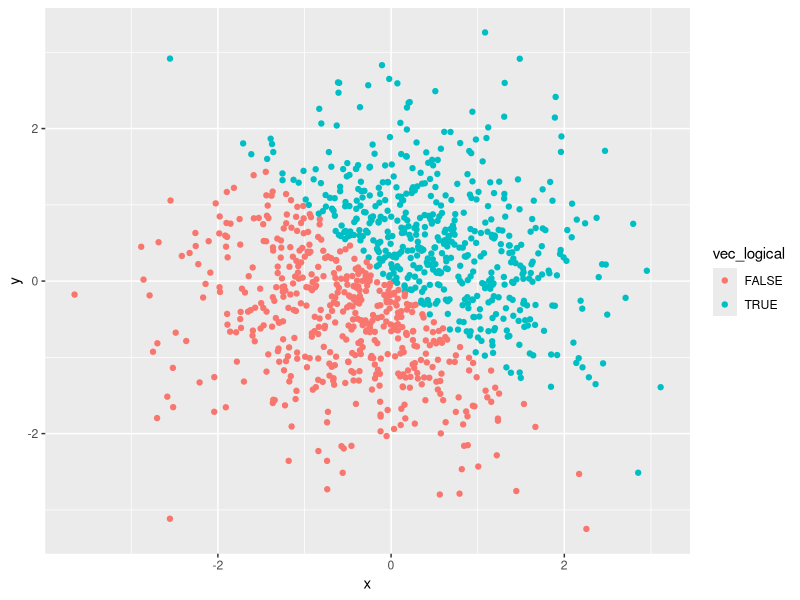
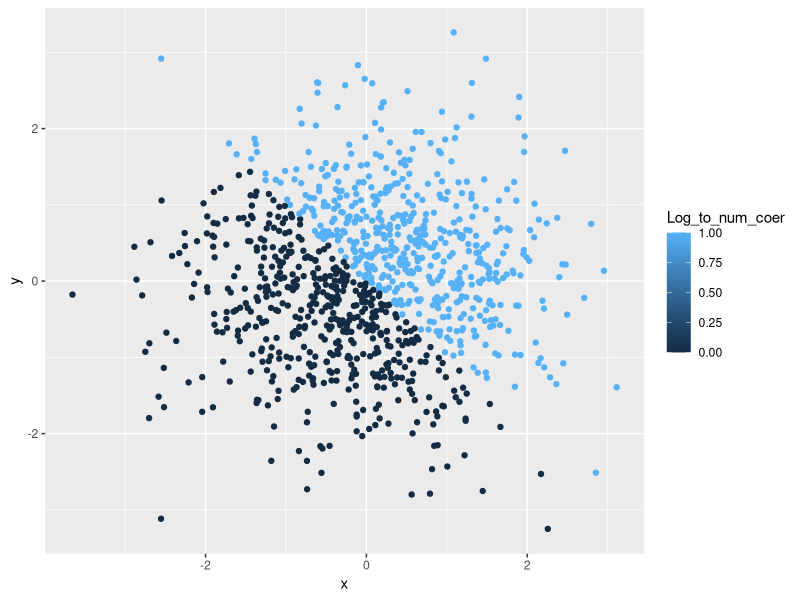
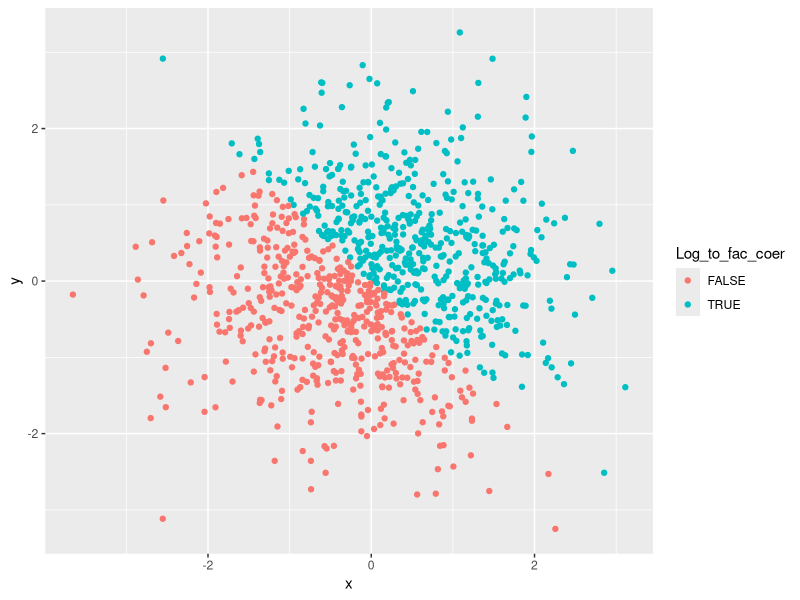
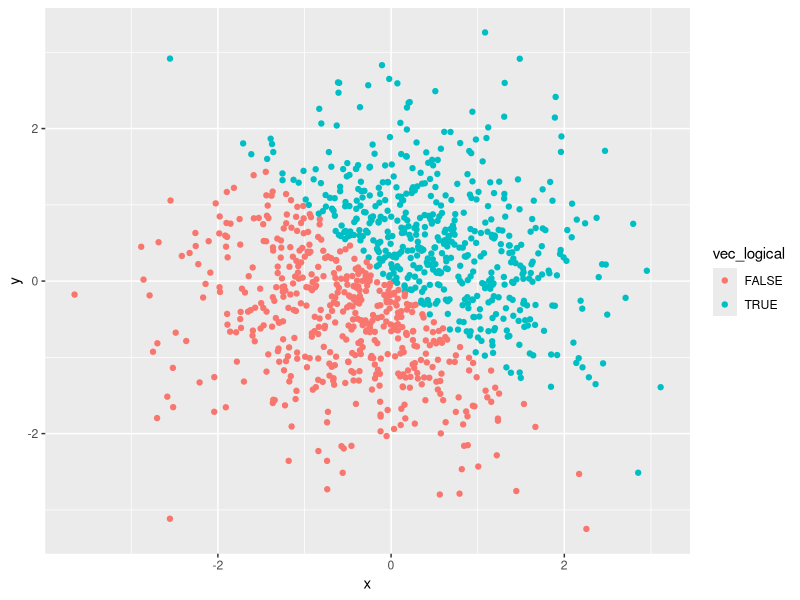

R code for these plots, in order:
## ---- chunk 1
library(tidyverse)
library(ggplot2)
## ---- chunk 2
p1data = tibble(
  vec_numeric = runif(10, min=0, max=5),
  vec_char = c("a", "b", "c", "d","e","f","g","h","i","j"),
  vec_factor = factor(c("male", "male", "female", "female","male", "male", "female", "female","male", "male")),
  vec_logical = as.logical(vec_numeric>2)
)

## ---- chunk 3
p1_log_to_num = as.numeric(p1data$vec_logical)
p1_fac_to_num = as.numeric(p1data$vec_factor)
p1_char_to_num = as.numeric(p1data$vec_char)
## ---- chunk 4
p1_char_to_fac_to_num = as.numeric(as.factor(p1data$vec_char))
p1_fac_to_char_to_num = as.numeric(as.character(p1data$vec_factor))
## ---- chunk 5
p2data = tibble(
  x = rnorm(1000,mean=0),
  y = rnorm(1000,mean=0),
  vec_logical = as.logical(x + y >0),
  Log_to_num_coer = as.numeric (vec_logical),
  Log_to_fac_coer = as.factor(vec_logical)
)
## ---- chunk 6
ggplot(p2data,
       aes(y = y, x = x, color = vec_logical)) + geom_point()
ggsave("problem2_xvsy_log.pdf")
ggplot(p2data,
       aes(y = y, x = x, color = Log_to_num_coer)) + geom_point()
ggplot(p2data,
       aes(y = y, x = x, color = Log_to_fac_coer)) + geom_point()
